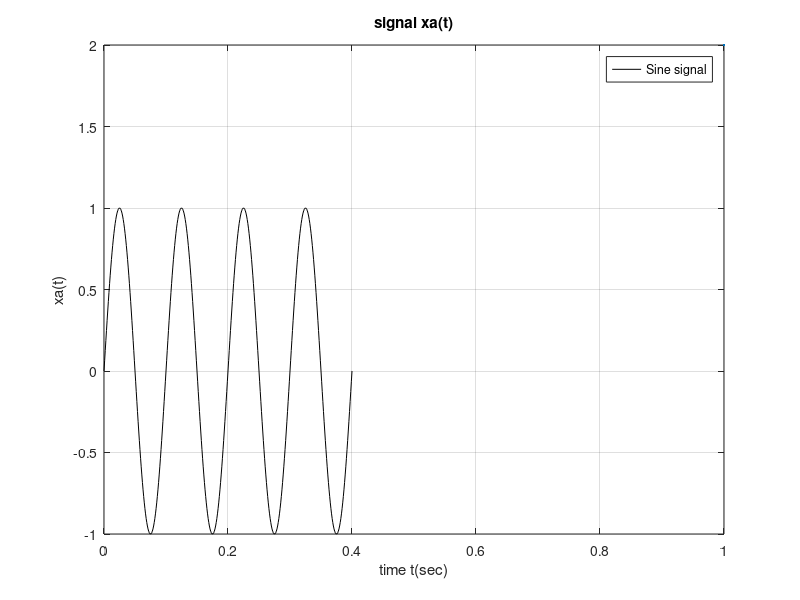

Recreate this plot in MATLAB.
clear;
f0 = 10;            % f0 means hz of sin function
dt = 0.001;         % the delta t we need to show

Length = 0.4;       % the legth we get 0.4/ 0.01 = 40
t = 0:dt:Length;    % means we nleed to show the 40 signal


xa = sin(2*pi*f0*t);    % you need to present the signal to use the parameters


figure
plot(t, xa, 'k',LineWidth=2);
xlabel('time t(sec)');
ylabel('xa(t)');
title('signal xa(t)');
legend('Sine signal');  % show the signal name

grid("on");


